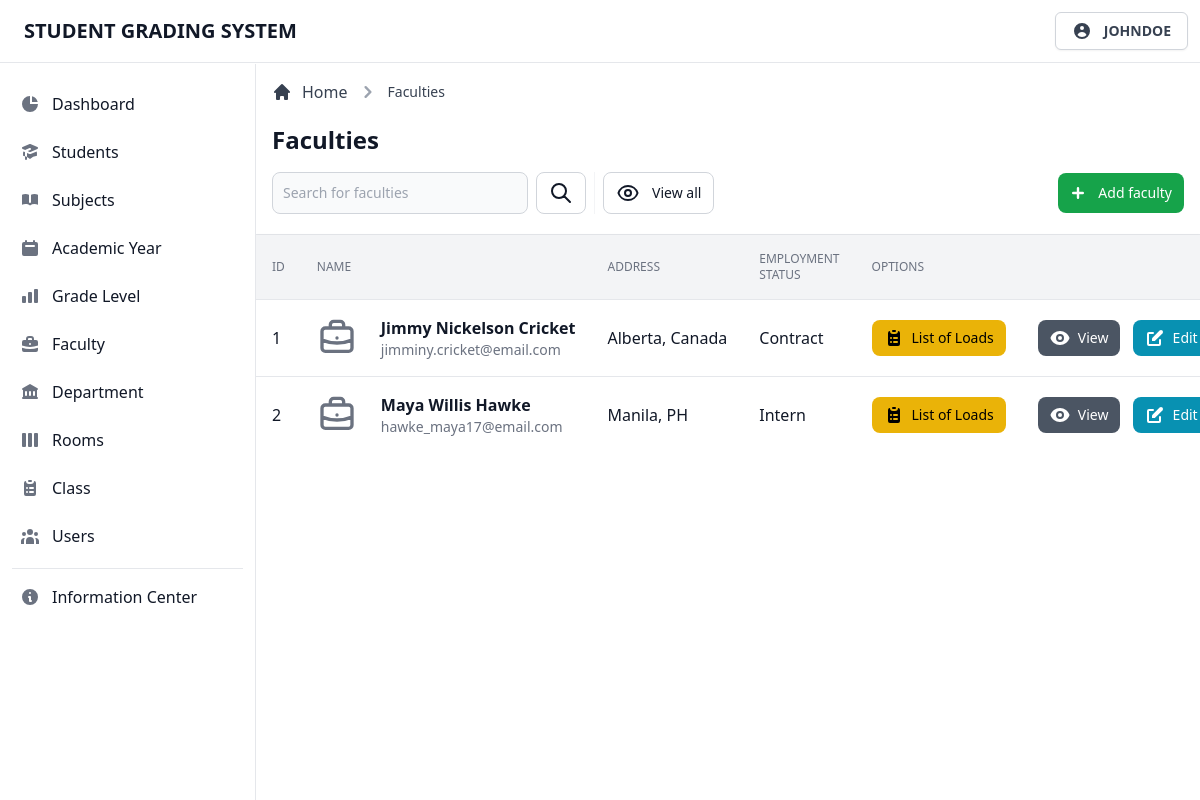
The app's page /admin/view/faculty.php (signed in), older data.
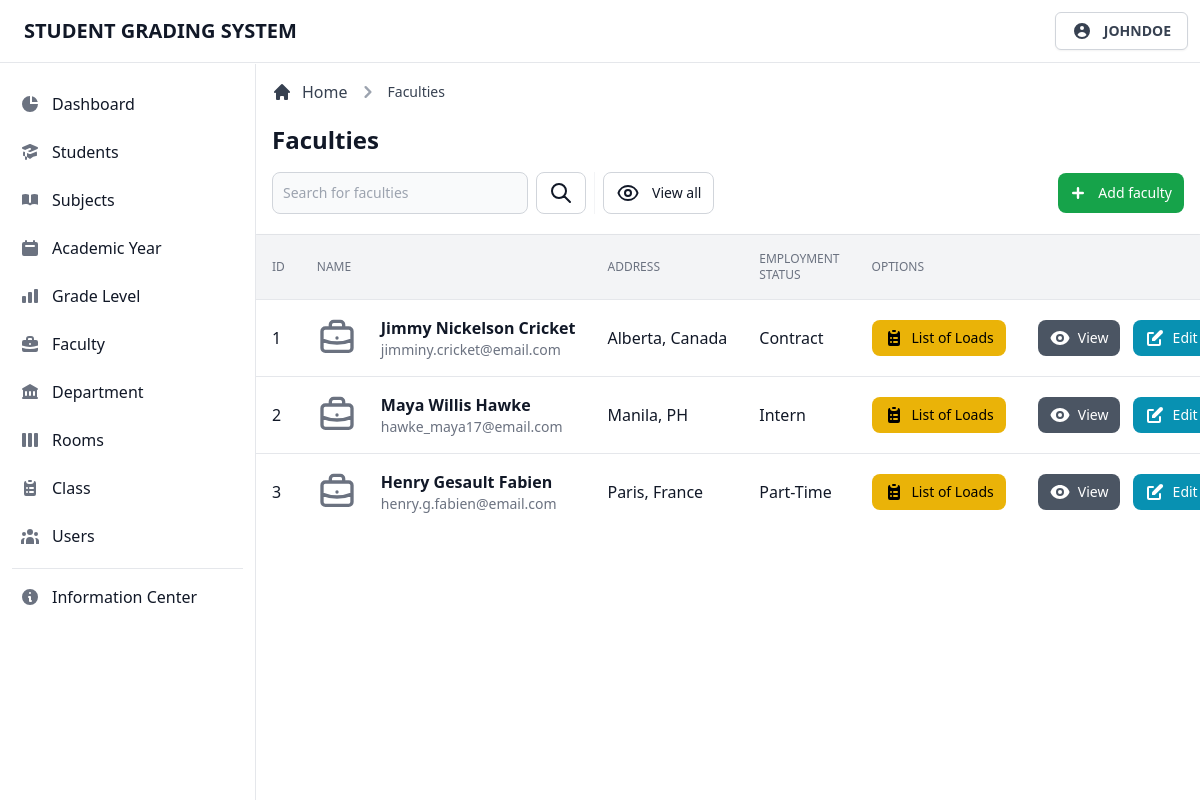
The same page, newer data.
### tables this page shows
CREATE TABLE `tblinstructor` (
  `inst_id` int(11) NOT NULL,
  `inst_code` int(11) NOT NULL,
  `inst_name` varchar(255) NOT NULL,
  `inst_address` varchar(255) NOT NULL,
  `inst_gender` varchar(255) NOT NULL,
  `inst_status` varchar(255) NOT NULL,
  `inst_email` varchar(255) NOT NULL,
  `inst_empstatus` varchar(255) NOT NULL
);

### admin/database/database.classes.php (called while the page is built)
<?php
class Dbh
{
  private $hostname = 'localhost';
  private $username = 'root';
  private $password = '';
  private $dbname = 'dbgradingsystem';
  public function connect()
  {
    try {
      $dbh = new PDO('mysql:host=' . $this->hostname . ';dbname=' . $this->dbname, $this->username, $this->password);
      return $dbh;
    } catch (PDOException $e) {
      print "Error!: " . $e->getMessage() . "<br>";
      die();
    }
  }
}

### admin/classes/display-data.classes.php (called while the page is built, shortened)
<?php
class DisplayFaculty extends Dbh
{
  protected function getData()
  {
    $sql = 'SELECT * FROM tblinstructor;';
    $stmt = $this->connect()->query($sql);
    $result = 0;
    while ($row = $stmt->fetchAll(PDO::FETCH_ASSOC)) {
      $result = $row;
    }
    return $result;
  }
}

### admin/controller/display-data.contr.php (called while the page is built, shortened)
<?php
class DisplayFacultyContr extends DisplayFaculty
{
  public function fetchData()
  {
    $result = $this->getData();
    return $result;
  }
}

### admin/page/faculty/faculty-table.php (the view, shortened to what this page needs)
<div class="flex flex-col min-w-full overflow-hidden overflow-x-auto align-middle shadow">
  <table class="min-w-full divide-y divide-gray-200 table-fixed">
    <thead class="bg-gray-100">
      <tr>
        <th scope="col" class="th">
          ID
        </th>
        <th scope="col" class="th">
          Name
        </th>
        <th scope="col" class="th">
          Address
        </th>
        <th scope="col" class="th">
          Employment Status
        </th>
        <th scope="col" class="th">
          Options
        </th>
        <th scope="col" class="th">
        </th>
      </tr>
    </thead>
    <tbody class="bg-white divide-y divide-gray-200 ">
      <?php foreach ($result as $data) : ?>
        <tr class="hover:bg-gray-100 group">
          <td class="td">
            <div class="flex items-center">
              <?= $data['inst_id']; ?>
            </div>
          </td>
          <td class="td-title">
            <div class="text-sm font-normal text-gray-500">
              <div class="text-base font-semibold text-gray-900 capitalize">
                <?= $data['inst_name']; ?>
              </div>
              <div class="text-sm font-normal text-gray-500">
                <?= $data['inst_email']; ?>
              </div>
            </div>
          </td>
          <td class="td">
            <div class="flex items-center capitalize">
              <?= $data['inst_address']; ?>
            </div>
          </td>
          <td class="td">
            <div class="flex items-center capitalize">
              <?= $data['inst_empstatus']; ?>
            </div>
          </td>
          <td class="p-4 space-x-2 whitespace-nowrap">
            <a href="loads.php?code=<?= $data['inst_code']; ?>" class="btn-yellow">
              List of Loads
            </a>
          </td>
          <td class="p-4 space-x-2 text-right whitespace-nowrap">
            <button type="button" data-view-button data-code="<?= $data['inst_code']; ?>" data-name="<?= $data['inst_name']; ?>" data-address="<?= $data['inst_address']; ?>" data-gender="<?= $data['inst_gender']; ?>" data-status="<?= $data['inst_status']; ?>" data-email="<?= $data['inst_email']; ?>" data-empstatus="<?= $data['inst_empstatus']; ?>" class="btn-gray">
              View
            </button>
            <button type="button" data-edit-button data-id="<?= $data['inst_id']; ?>" data-code="<?= $data['inst_code']; ?>" data-name="<?= $data['inst_name']; ?>" data-address="<?= $data['inst_address']; ?>" data-gender="<?= $data['inst_gender']; ?>" data-status="<?= $data['inst_status']; ?>" data-email="<?= $data['inst_email']; ?>" data-empstatus="<?= $data['inst_empstatus']; ?>" class="btn-cyan">
              Edit
            </button>
          </td>
        </tr>
      <?php endforeach; ?>
    </tbody>
  </table>
</div>

Row changes from the older to the newer data that the page shows:
added tblinstructor: inst_id "3", inst_name "Henry Gesault Fabien", inst_email "henry.g.fabien@email.com", inst_address "Paris, France", inst_empstatus "Part-Time"
